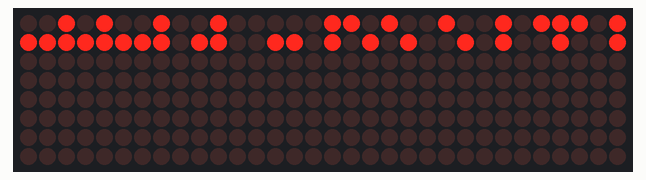
Simulated run of this program. Board: Raspberry Pi (BCM pin numbers). Shown: 32×8 LED matrix. Random numbers come from a fixed seed; databases and web services accept everything at once and return nothing; the interpreter's speed is modelled, so counts of loop turns are approximate; the clock reads 2024-03-15 10:24:30 at power-on unless the program sets it.

Above: at 0.72 s.
At 5.7 s:
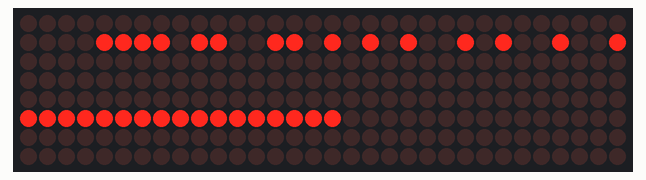
At 10.59 s:
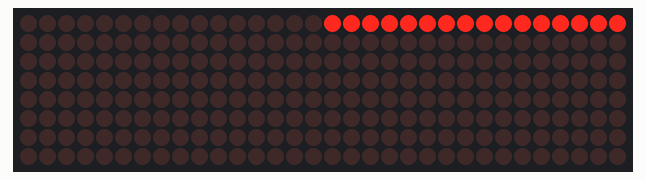
At 22.23 s:
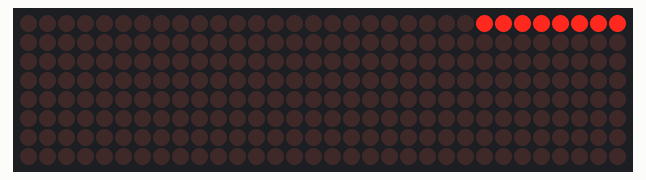
At 24.97 s:
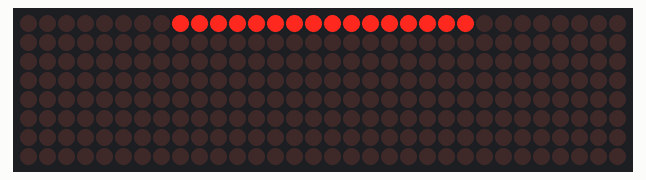
At 39.77 s:
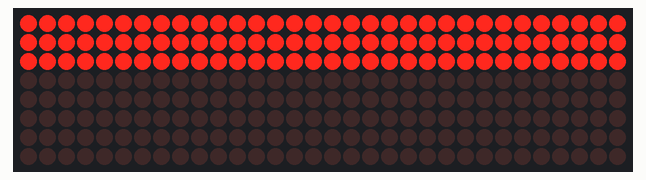

The program:

ModularizedSortVisualizer.py
```python
import DotMatrix
import boto3
import random
import SelectionSort
import BubbleSort

# import GPIO_Module
# import timeit

# Selection Sort:
FALSE_MIN = 30
FALSE_MAX = 31

TRUE_MIN = 40
TRUE_MAX = 50

dotMatrix = DotMatrix.DotMatrixModule()
dotsVariants = [32, 64, 96, 128]

db = boto3.resource('dynamodb')
dbTable = db.Table('APPLICATION_DATA')


# ###############
# ##MAIN LOOP####
# ###############

while True:

    numDots = random.choice(dotsVariants)
    dotsSource, dotsSourceOrig = dotMatrix.create_dot_instances(numDots)

    for duration in range(11):

        dotMatrix.render_dots(dotsSourceOrig)
        # y = dotMatrix.check_button_events([GPIO_NUM_WHITE_BUTTON])
        # if y == False:
        #        raise ButtonPressEvent("Button was pressed, and bubbled up!")

        if duration == 5:
            res = SelectionSort.run_selection_sort(
                dotsSource, dotsSourceOrig, dotMatrix
            )

            LOG_DATE_TIME, MODULE_NAME, \
                COMPLETION_TIME, NUMBER_OF_INSERTS, \
                TOTAL_DOTS = res

            theResponse = {
                'NUMBER_OF_ELEMENTS': int(TOTAL_DOTS),
                'LOG_DATE_TIME': int(LOG_DATE_TIME),
                'NUMBER_OF_INSERTS': int(NUMBER_OF_INSERTS),
                'MODULE_NAME': 'SELECTION_SORT',
                'SECONDS_FOR_IT_TO_COMPLETE': int(COMPLETION_TIME)
            }

            dbTable.put_item(Item=theResponse)

        if duration == 10:
            numDots = random.choice(dotsVariants)
            dotsSource, dotsSourceOrig = dotMatrix.create_dot_instances(
                numDots)

            LOG_DATE_TIME, MODULE_NAME, COMPLETION_TIME, NUMBER_OF_SWAPS, \
                TOTAL_DOTS = BubbleSort.bubble_all(dotsSource, dotMatrix)

            theResponse = {
                'NUMBER_OF_ELEMENTS': int(TOTAL_DOTS),
                'LOG_DATE_TIME': int(LOG_DATE_TIME),
                'NUMBER_OF_SWAPS': int(NUMBER_OF_SWAPS),
                'MODULE_NAME': 'BUBBLE_SORT',
                'SECONDS_FOR_IT_TO_COMPLETE': int(COMPLETION_TIME)
            }

            dbTable.put_item(Item=theResponse)
```

DotMatrix.py
```python
from time import sleep
from luma.led_matrix.device import max7219
from luma.core.interface.serial import spi, noop
from luma.core.render import canvas
from luma.core.virtual import viewport
from luma.core.legacy import text, show_message
from luma.core.legacy.font import proportional, CP437_FONT, TINY_FONT, SINCLAIR_FONT, LCD_FONT
from dot import Dot
import random

class DotMatrixModule:

	def __init__(self):
		self.serial = spi(port=0, device=0, gpio=noop())
		self.device = max7219(self.serial, height=8, width=32, block_orientation=-90, rotate=2)
		self.device.contrast(0)

		self.dotsVariants = [32,64,96,128,160,256]

	def check_button_events(self, listOfButtonsGPIOsToheck):
		resp = []
		for b in listOfButtonsGPIOsToheck:
			pass
			#input_state = GPIO.input(b)
			#resp.append((b,input_state))
		return resp

	class ButtonPressEvent(Exception):
		pass


	def render_dots(self,theListToRender):
		sleep(0.1)
		whiteDots = []
		blackDots = []
		with canvas(self.device) as draw:
			for theDot in theListToRender:
				if theDot.get_current_state() == True:
					whiteDots.append(theDot.get_coords())
				else:
					blackDots.append(theDot.get_coords())
			draw.point(blackDots,fill="black")
			draw.point(whiteDots,fill="white")


	def create_dot_instances(self,numDots):
		################################
		## CREATE DOT INSTANCES       ##
		################################

		dS = []
		dSO = []
		o = []

		row = -1
		count = 00

		NUM_ROWS=int(numDots / 32)
		HORIZONTAL_SPLITTING=int(random.choice([32,16,8,4]))

		count = 0
		splitCount = 0
		for a in range(NUM_ROWS):
			for b in range(int(32 / HORIZONTAL_SPLITTING)):
				splitCount += 1
				for c in range(HORIZONTAL_SPLITTING):
					o.append(0.10 * splitCount)

		random.shuffle(o)

		for co in range(numDots):
			count = co%32
			if count == 0: row +=1
			#l1 = randrange(FALSE_MIN,FALSE_MAX,1)*0.01
			#l2 = randrange(TRUE_MIN,TRUE_MAX,1)*0.01
			#l2 = random.choice([0.10, 0.20, 0.30, 0.40, 0.50])
			#l2 = random.choice([0.10, 0.20, 0.30, 0.40, 0.50,0.60,0.70,0.80,0.90,1.00])
			#l2 = random.choice([1.0, 0.20, 0.30, 0.40,0.50])
			l1 = random.choice([0.20])
			l2 = o[co]
			theDot = Dot(("dot-instance-%s" % count,l1,l2, (count,row)))
			dS.append(theDot)
			dSO.append(theDot)
		return (dS, dSO)

		return (o,o)
```

SelectionSort.py
```python
import time


def run_selection_sort(dotsSource, dotsSourceOrig, dotMatrix):

    newX = 0
    newY = 4
    sortIntervalCounter = 0

    totalDots = len(dotsSource)

    startTime = time.time()
    while len(dotsSource) > 0:

            sortIntervalCounter +=1
            if sortIntervalCounter > 2:
                sortIntervalCounter = 0

                currentSmallestTrueValue = dotsSource[0].get_interval_time_true()

                for d in dotsSource:
                    curr = d.get_interval_time_true()
                    if curr < currentSmallestTrueValue:
                        currentSmallestTrueValue = curr

                for d in dotsSource:
                        if d.get_interval_time_true() == currentSmallestTrueValue:

                            d.move_to((newX, newY))

                            if newX == 31:
                                 newX = 0
                                 newY += 1
                            else:
                                 newX += 1

                            dotsSource.remove(d)
                            currentSmallestTrueValue=1000
                            dotMatrix.render_dots(dotsSourceOrig)
    endTime = time.time()
    SECONDS_TO_COMPLETE = endTime - startTime
    TIME_FINISHED = time.time()

    return ( TIME_FINISHED, 'SELECTION_SORT', SECONDS_TO_COMPLETE, totalDots, totalDots)
```

BubbleSort.py
```python
from time import sleep
import random
import time

def bubble_once(theList):

	numberOfSwapsFound = 0
	for x in range(len(theList) - 1):

		if theList[x].IntervalTimeTrue > theList[x + 1].IntervalTimeTrue:
		    numberOfSwapsFound += 1

		    # swap the coordinates of the 2 dots on the board...
		    temp = theList[x].get_coords()
		    theList[x].move_to(theList[x + 1].get_coords())
		    theList[x + 1].move_to(temp)

		    # then, swap the positions of the two objects in the list!
		    temp = theList[x]
		    theList[x] = theList[x + 1]
		    theList[x + 1] = temp

	return numberOfSwapsFound


def bubble_all(theList, dotMatrix):
	numSwaps = 0
	startTime = time.time()
	for x in range(len(theList)):
        res = bubble_once(theList)
        numSwaps += res
        sleep(0.05)
        dotMatrix.render_dots(theList)

	endTime = time.time()

    SECONDS_TO_COMPLETE = endTime - startTime
    TIME_FINISHED = time.time()
	return (TIME_FINISHED, 'BUBBLE_SORT', SECONDS_TO_COMPLETE, numSwaps, len(theList))
```

dot.py
```python
import time

class Dot:
	def __init__(self, settings=("defaultDot",3,10,(0,0))):
		"""

		Constructor Inputs:
			settings: tuple of:
				1) descriptive name of instance
				2) FALSE interval (seconds)
				3) TRUE interval (seconds)

		"""
		self.creationTime = time.time()
		self.dotName = settings[0]
		self.IntervalTimeTrue = settings[2]
		self.IntervalTimeFalse = settings[1]
		self.IntervalStartTime = time.time()
		self.CurrentState = False
		self.CurrentX = settings[3][0]
		self.CurrentY = settings[3][1]
		self.CurrentState = False


	def set_interval_start_time(self):
		self.IntervalStartTime = time.time()

	def set_x(self,xPos):
		self.CurrentX = xPos

	def set_y(self,yPos):
		self.CurrentY = yPos

	def get_coords(self):
		return (self.CurrentX, self.CurrentY)

	def get_obj_desc(self):
		return (self.dotName)

	def get_interval_time_false(self):
		return (self.IntervalTimeFalse)

	def get_interval_time_true(self):
		return (self.IntervalTimeTrue)


	def move_to(self,coordsTuple):
		self.CurrentX = coordsTuple[0]
		self.CurrentY = coordsTuple[1]

	def get_current_state(self):
		"""
			if current state is TRUE:
				if NOW > STOP INTERVAL TIME, then:
				 	set current state = FALSE
				 	return FALSE
			else:
				if NOW > NEXT INTERVAL START TIME, then:
					if NOW in DURATION OF BLINKING:
						Set current state = TRUE
						set interval_start_time = NOW.
					else:
						set current state = FALSE
		"""

		if self.CurrentState == True:
			if time.time() - self.IntervalStartTime >= self.IntervalTimeTrue:
				self.CurrentState = False
				self.set_interval_start_time()
		else:
			if time.time() - self.IntervalStartTime >= self.IntervalTimeFalse:
				self.CurrentState = True
				self.set_interval_start_time()

		return self.CurrentState
```
